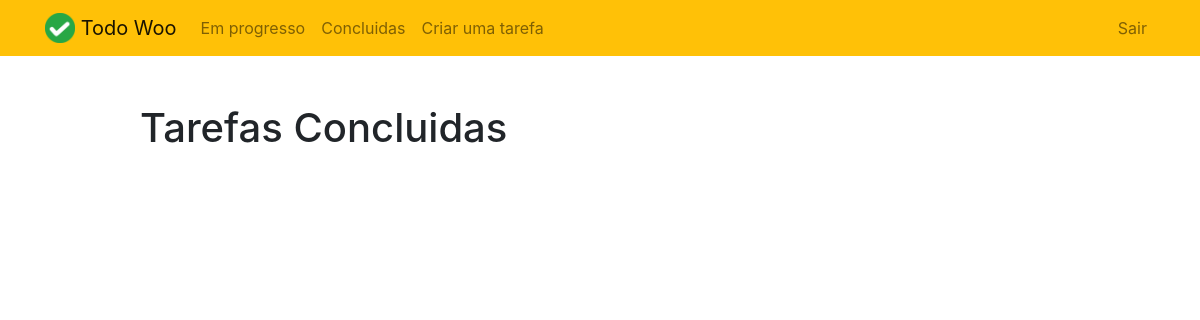
Page /completed/ (signed in) on the earlier database version.
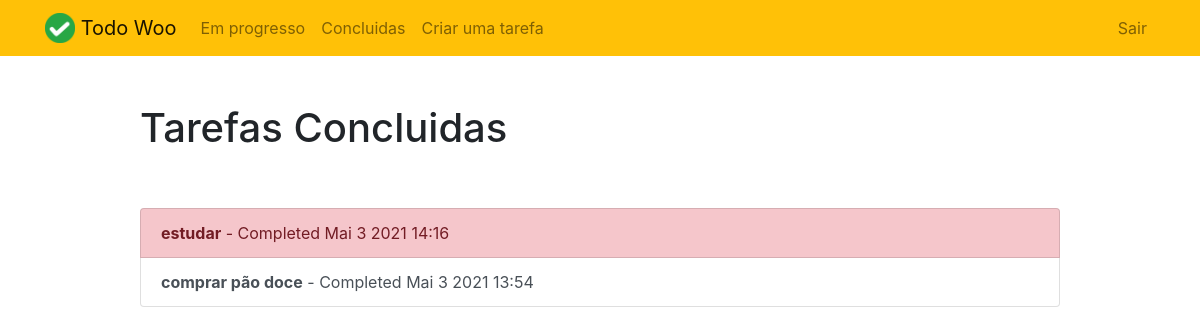
Same page on the later database version.
### todo/models.py (models this page shows, shortened)
class Todo(models.Model):
    title = models.CharField(max_length=100)
    memo = models.TextField(blank=True)
    created = models.DateTimeField(auto_now_add=True)
    datecompleted =  models.DateTimeField(null=True)
    important = models.BooleanField(default=False)
    user = models.ForeignKey(User,on_delete=models.CASCADE)

### todo/views.py (the view)
# urls.py: path('completed/', views.completedtodos, name='completedtodos'),
@login_required
def completedtodos(request):
    todos = Todo.objects.filter(user=request.user, datecompleted__isnull=False).order_by('-datecompleted')
    return render(request, 'completedtodos.html',{'todos':todos})

### todo/templates/completedtodos.html
{% extends "base.html" %}
{% block content %}
    <div class="row justify-content-center mt-5">
        <div class="col-md-10">
            <h1> Tarefas Concluidas </h1>
        </div>
    </div>
    <div class="row justify-content-center mt-5">
        <div class="col-md-10">
            <div class="list-group">
                {% for todo in todos %}
                    <a href="{% url 'viewtodo' todo.id %}" class="list-group-item list-group-item-action{% if todo.important %} list-group-item-danger{% endif %}"><b>{{ todo.title }}</b> - Completed {{ todo.datecompleted|date:'M j Y H:i' }}</a>
                {% endfor %}
            </div>
        </div>
    </div>
{% endblock %}

### todo/templates/base.html (shortened to what this page needs)
{% load static %}
<!doctype html>
<html lang="pt-br">
<head>
    <link rel="stylesheet" href="https://stackpath.bootstrapcdn.com/bootstrap/4.4.1/css/bootstrap.min.css">
</head>
<body>
<nav class="navbar navbar-expand-md navbar-light bg-warning">
<div class="container">
    <a class="navbar-brand" href="{% url 'home' %}">
         <img src="{% static 'todo/logo.png' %}" width="30" height="30" class="d-inline-block align-top">
        <span>Todo Woo</span>
    </a>
    <div class="collapse navbar-collapse" id="navbarNav">
    {% if user.is_authenticated %}
        <ul class="navbar-nav mr-auto">
                <li class="nav-item {{ current }}">
                    <a class="nav-link" href="{% url 'currenttodos' %}">Em progresso</a>
                </li>
                <li class="nav-item {{ completed }}">
                    <a class="nav-link" href="{% url 'completedtodos' %}">Concluidas</a>
                </li>
                <li class="nav-item {{ create }}">
                    <a class="nav-link" href="{% url 'createtodo' %}">Criar uma tarefa</a>
                </li>
        </ul>
    {% endif %}
    <ul class="navbar-nav ml-auto">
            {% if user.is_authenticated %}
                <li class="nav-item">
                    <a href="#" onclick="$('#signOutBtn').click()" class="nav-link">Sair</a>
                </li>
            {% endif %}
        </ul>
    </div>
</div>
</nav>
<div class="container">
{% block content %}{% endblock %}
</div>
</body>
</html>

Differences in the rows shown:
added Todo: title "estudar", datecompleted "Mai 3 2021 14:16", important True (drawn)
added Todo: title "comprar pão doce", datecompleted "Mai 3 2021 13:54", important False (drawn)
